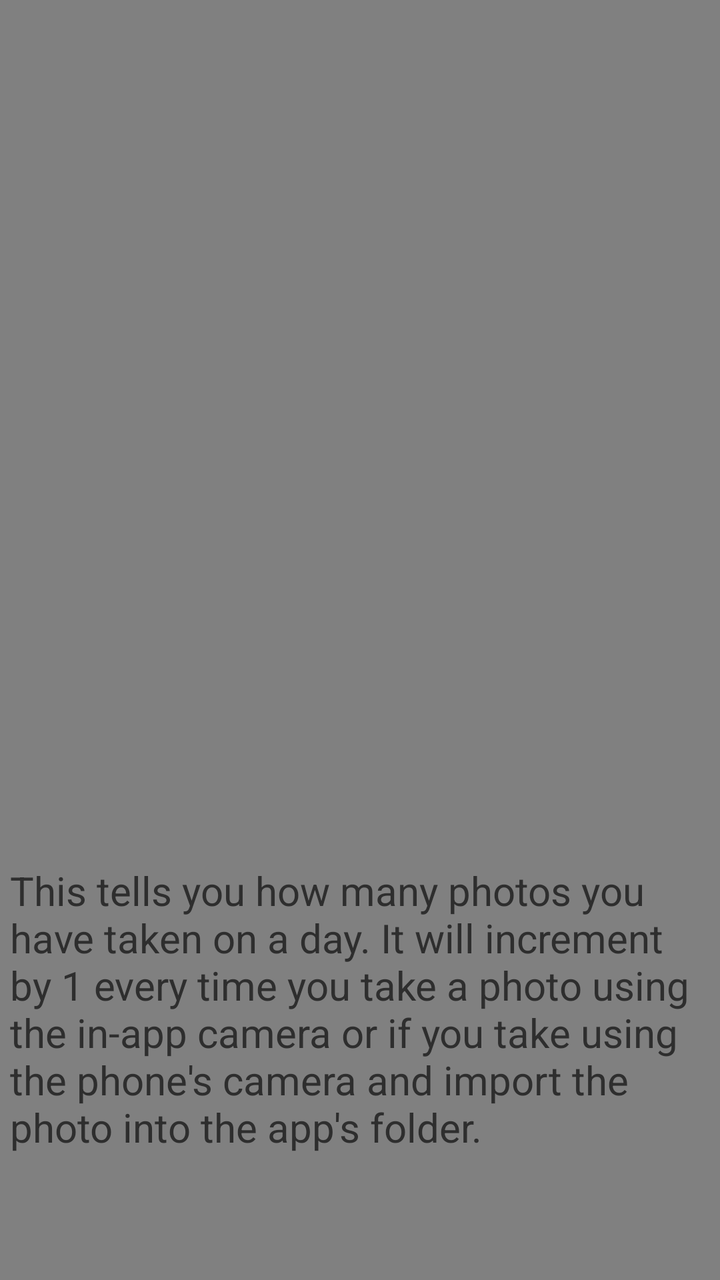
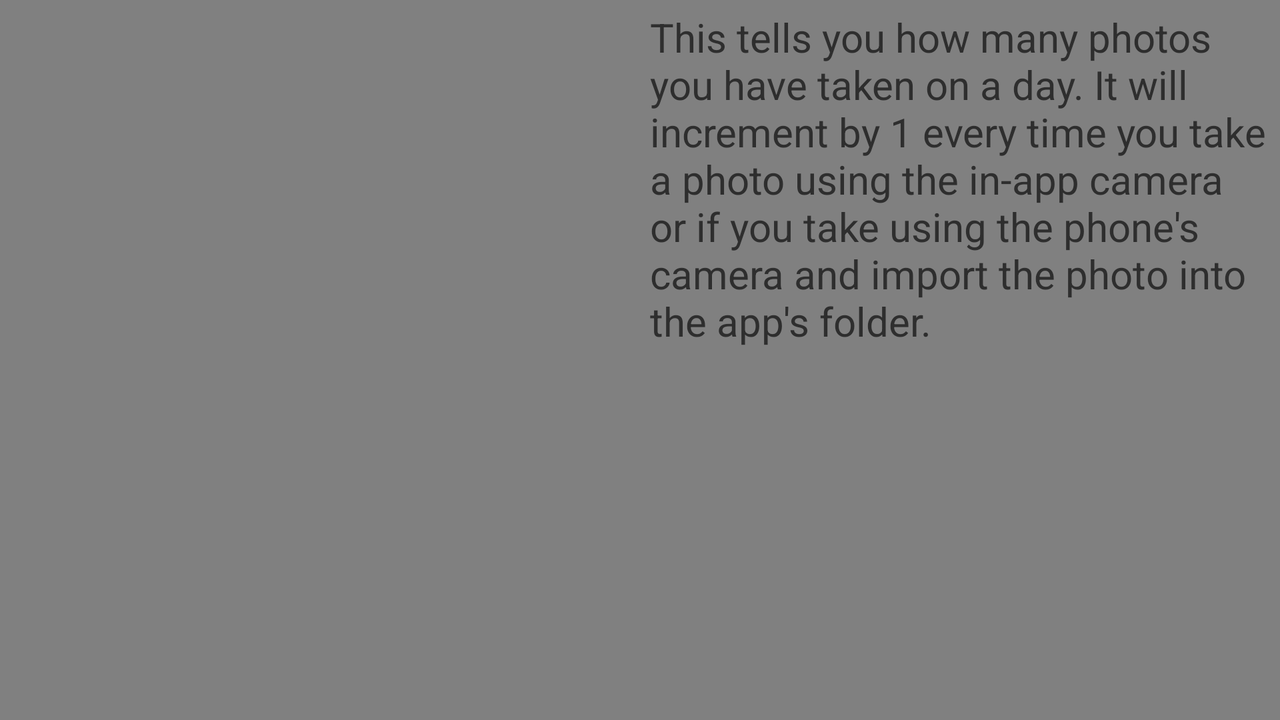

An Android layout and its configuration variant, each rendered on a device that would load it. The default file and the variant file are quoted in full after the pictures.
<!-- AndroidManifest.xml: application theme AppTheme -->
<!-- res/layout/slide.xml -->
<?xml version="1.0" encoding="utf-8"?>
<LinearLayout xmlns:android="http://schemas.android.com/apk/res/android"
    android:layout_width="fill_parent"
    android:layout_height="fill_parent"
    android:background="@color/grey"
    android:orientation="vertical">
    <ImageView
        android:id="@+id/image"
        android:layout_width="match_parent"
        android:layout_height="0dp"
        android:layout_weight="2"
        android:src="@drawable/x_daily_photo"
        android:layout_centerHorizontal="true"/>
    <ScrollView
        android:layout_width="wrap_content"
        android:layout_height="0dp"
        android:layout_weight="1"
        android:layout_below="@id/image">
        <TextView
            android:id="@+id/notes"
            android:layout_width="wrap_content"
            android:layout_height="wrap_content"
            android:text="@string/photoCountNote"
            android:textSize="20sp"
            android:textColor="@color/black"
            android:layout_margin="5dp"/>
    </ScrollView>
</LinearLayout>
<!-- resources referenced by this layout -->
<resources>
  <color name="black">#2E2E2E</color>
  <color name="grey">#808080</color>
  <string name="photoCountNote">This tells you how many photos you have taken on a day. It will increment by 1  every time you take a photo using the in-app camera or if you take using the phone\'s camera and import the photo into the app\'s folder.</string>
  <style name="AppTheme" parent="Theme.AppCompat.NoActionBar">
          
          <item name="colorPrimary">@color/colorPrimary</item>
          <item name="colorPrimaryDark">@color/colorPrimaryDark</item>
          <item name="colorAccent">@color/blue</item>
      </style>
  <color name="colorPrimary">#3F51B5</color>
  <color name="colorPrimaryDark">#303F9F</color>
  <color name="blue">#2F8DFF</color>
</resources>
<!-- res/layout-land/slide.xml (the repository's variant of the layout above) -->
<!-- drawn on the phone turned sideways -->
<?xml version="1.0" encoding="utf-8"?>
<LinearLayout xmlns:android="http://schemas.android.com/apk/res/android"
    android:layout_width="fill_parent"
    android:layout_height="fill_parent"
    android:background="@color/grey"
    android:orientation="horizontal">
    <ImageView
        android:id="@+id/image"
        android:layout_width="0dp"
        android:layout_height="match_parent"
        android:layout_weight="1"
        android:src="@drawable/x_daily_photo"
        android:layout_centerHorizontal="true"/>
    <ScrollView
        android:layout_width="0dp"
        android:layout_height="match_parent"
        android:layout_weight="1"
        android:layout_below="@id/image">
        <TextView
            android:id="@+id/notes"
            android:layout_width="wrap_content"
            android:layout_height="wrap_content"
            android:text="@string/photoCountNote"
            android:textSize="20sp"
            android:textColor="@color/black"
            android:layout_margin="5dp"/>
    </ScrollView>
</LinearLayout>
